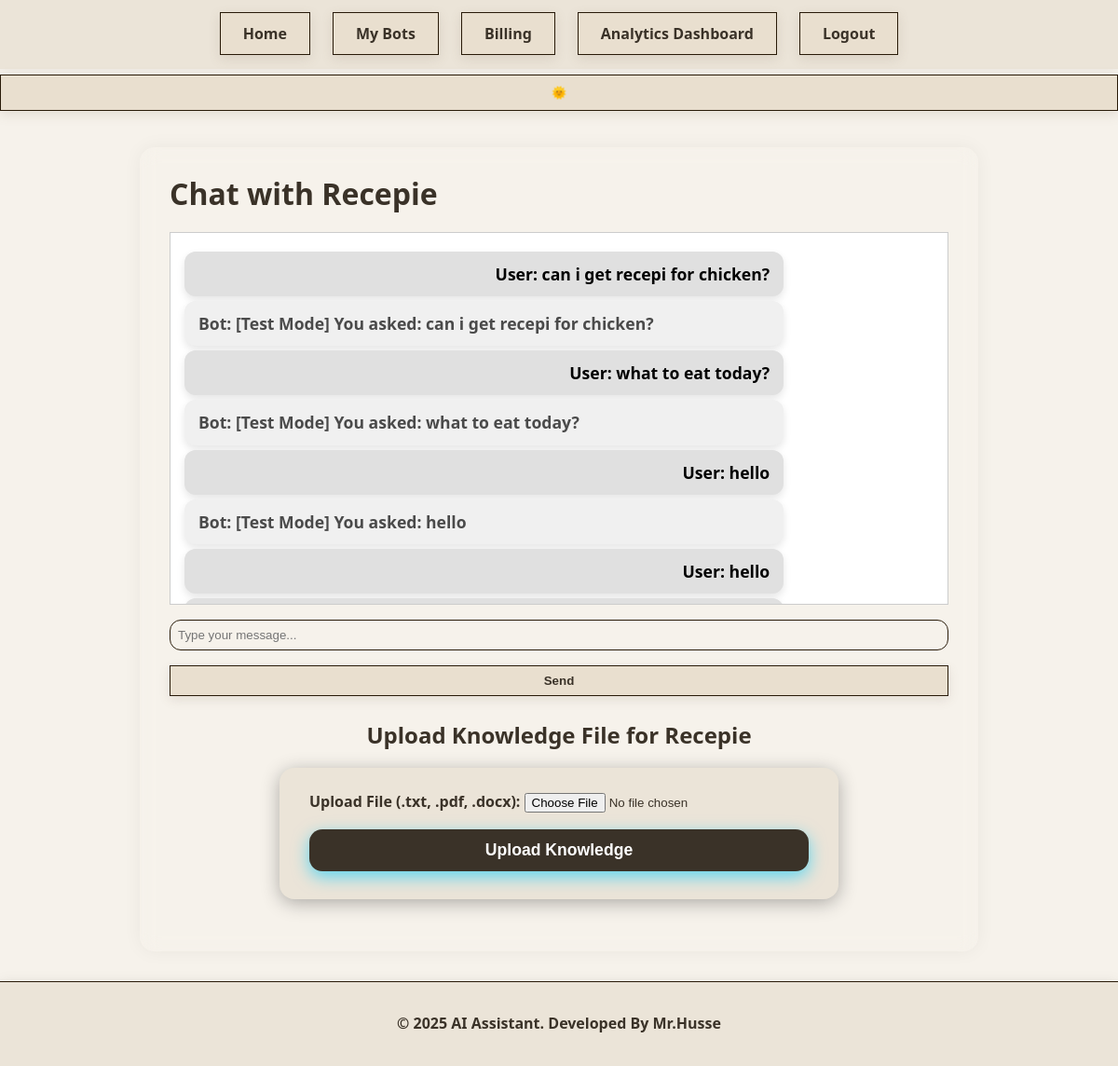
Page /bots/10/playground/ (signed in) on the committed database.
### ai_assistant/bots/models.py (models this page shows, shortened)
class Bot(models.Model):
    CATEGORY_CHOICES = [
        ('art', 'Art'),
        ('business', 'Business'),
        ('career', 'Career'),
        ('community', 'Community'),
        ('culture', 'Culture'),
        ('current_affairs', 'Current Affairs'),
        ('education', 'Education'),
        ('entrepreneurship', 'Entrepreneurship'),
        ('entertainment', 'Entertainment'),
        ('environment', 'Environment'),
        ('events', 'Events'),
        ('fashion', 'Fashion'),
        ('finance', 'Finance'),
        ('fitness', 'Fitness'),
        ('food', 'Food'),
        ('funny', 'Funny'),
        ('gaming', 'Gaming'),
        ('gardening', 'Gardening'),
        ('general', 'General'),
        ('hobbies', 'Hobbies'),
        ('history', 'History'),
        ('home_improvement', 'Home Improvement'),
        ('innovation', 'Innovation'),
        ('interview_preparation', 'Interview Preparation'),
        ('job_search', 'Job Search'),
        ('language', 'Language'),
        ('leadership', 'Leadership'),
        ('lifestyle', 'Lifestyle'),
        ('local', 'Local'),
        ('management', 'Management'),
        ('marketing', 'Marketing'),
        ('mental_health', 'Mental Health'),
        ('music', 'Music'),
        ('news', 'News'),
        ('other', 'Other'),
        ('parenting', 'Parenting'),
        ('pets', 'Pets'),
        ('philosophy', 'Philosophy'),
        ('politics', 'Politics'),
        ('productivity', 'Productivity'),
        ('relationships', 'Relationships'),
        ('resume_building', 'Resume Building'),
        ('sales', 'Sales'),
        ('science', 'Science'),
        ('self_improvement', 'Self Improvement'),
        ('shopping', 'Shopping'),
        ('society', 'Society'),
        ('spirituality', 'Spirituality'),
        ('sports', 'Sports'),
        ('support', 'Support'),
        ('sustainability', 'Sustainability'),
        ('tech', 'Tech'),
        ('technology', 'Technology'),
        ('therapy', 'Therapy'),
        ('travel', 'Travel'),
        ('wellbeing', 'Wellbeing'),
        ('wellness', 'Wellness'),
        ('3-D Printing', '3-D Printing'),
    ]
    name = models.CharField(max_length=100)
    description = models.TextField(blank=True)
    owner = models.ForeignKey(User, on_delete=models.CASCADE)
    created_at = models.DateTimeField(auto_now_add=True)
    personality = models.TextField(default="I am a helpful and friendly assistant.")
    category = models.CharField(max_length=23, choices=CATEGORY_CHOICES, default='general')

class ChatMessage(models.Model):
    bot = models.ForeignKey(Bot, on_delete=models.CASCADE, related_name='chat_messages')
    user = models.ForeignKey(User, on_delete=models.CASCADE)
    message = models.TextField()
    sender = models.CharField(max_length=10, choices=[('user', 'User'), ('bot', 'Bot')])
    timestamp = models.DateTimeField(auto_now_add=True)

### ai_assistant/bots/views.py (the view, shortened to what this page needs)
# urls.py: path('<int:bot_id>/playground/', views.bot_chat_playground, name='playground'),
@login_required
@csrf_protect
def bot_chat_playground(request, bot_id):
    bot = get_object_or_404(Bot, id=bot_id, owner=request.user)
    from .models import KnowledgeChunk
    knowledge_form = KnowledgeBaseForm()
    chat_messages = ChatMessage.objects.filter(bot=bot, user=request.user).order_by('timestamp')
    return render(request, 'bots/playground.html', {
        'bot': bot,
        'chat_messages': chat_messages,
        'knowledge_form': knowledge_form,
    })

### ai_assistant/bots/forms.py (shortened to what this page needs)
class KnowledgeBaseForm(forms.ModelForm):
    manual_text = forms.CharField(
        widget=forms.Textarea(attrs={
            'rows': 5,
            'placeholder': 'Or paste your text here...'
        }),
        required=False,
        label='Manual Text (optional)'
    )
    class Meta:
        model = KnowledgeBase
        fields = ['file']

### ai_assistant/templates/bots/playground.html (shortened to what this page needs)
{% extends "base.html" %}
{% load static %}
{% block content %}
<h1>Chat with {{ bot.name }}</h1>
<div id="chat-box"
    style="border:1px solid #ccc; padding: 15px; height: 400px; overflow-y: auto; background: #fff; margin-bottom: 10px;">
    {% for message in chat_messages %}
    <div class="chat-message {{ message.sender }}">
        <strong>{{ message.sender|capfirst }}:</strong> {{ message.message|linebreaksbr }}
    </div>
    {% endfor %}
</div>
<form id="chat-form" method="post" autocomplete="off" style="display:flex; gap: 10px; margin-bottom: 1rem;">
    <input id="chat-input" type="text" name="message" placeholder="Type your message..."
        style="flex-grow: 1; padding: 8px;" required />
    <button type="submit" style="padding: 8px 15px;">Send</button>
</form>
<h2 style="text-align:center; margin-bottom: 1rem;">Upload Knowledge File for {{ bot.name }}</h2>
<form method="post" enctype="multipart/form-data" class="upload-knowledge-container">
    <div class="form-group">
        <label for="{{ knowledge_form.file.id_for_label }}" style="font-weight:bold;">
            Upload File (.txt, .pdf, .docx):
        </label>
        {{ knowledge_form.file }}
    </div>
    <button type="submit" class="btn btn-primary" style="margin-top: 0.5rem;">Upload Knowledge</button>
</form>
{% endblock %}

### ai_assistant/templates/base.html (shortened to what this page needs)
{% load static %}
<!DOCTYPE html>
<html lang="en">
<head>
  <link rel="stylesheet" href="{% static 'css/styles.css' %}?v=2" />
</head>
<body>
  <nav>
    <ul>
      <li><a href="/">Home</a></li>
      {% if user.is_authenticated %}
      <li><a href="/bots/">My Bots</a></li>
      <li><a href="/payments/">Billing</a></li>
      {% if user.is_staff %}
      <li><a href="{% url 'bots:analytics' %}">Analytics Dashboard</a></li>
      {% endif %}
      <li style="position: relative;">
        <a href="#" onclick="document.getElementById('logout-form').submit(); return false;" class="nav-btn">
          Logout
        </a>
      </li>
      {% else %}
      <li><a href="/accounts/login/">Login</a></li>
      <li><a href="/accounts/register/">Register</a></li>
      {% endif %}
    </ul>
  </nav>
  <button id="toggleTheme" class="toggle-theme" aria-label="Toggle theme">
    <span id="theme-icon">🌙</span>
  </button>
  <main>{% block content %}{% endblock %}</main>
  <footer>
    <p>&copy; 2025 AI Assistant. Developed By Mr.Husse</p>
  </footer>
</body>
</html>

### ai_assistant/static/css/styles.css (style rules this page uses)
* { margin: 0; padding: 0; box-sizing: border-box; }
:root { --bg-color: #f6f2eb; --text-color: #3a3228; --nav-bg: #ebe4d8; --button-bg: #e9dfcf; --button-text: #3a3228; --button-hover: #d8cdbb; --footer-bg: #ebe4d8; --accent-color: #3a3228; --button-border: #281a08; --button-shadow: 0 4px 12px rgba(120, 100, 80, 0.15); --bot-message-bg: #e8e0d0; --bot-message-text: #3a3228; }
h1 { margin-bottom: 1rem; }
html, body { height: 100%; width: 100%; font-family: 'Segoe UI', Tahoma, Geneva, Verdana, sans-serif; background-color: var(--bg-color); color: var(--text-color); line-height: 1.6; transition: background-color 0.4s ease, color 0.4s ease; display: flex; flex-direction: column; overflow-x: hidden; }
body { min-height: 100vh; flex: 1 0 auto; display: flex; flex-direction: column; }
nav { width: 100%; background: var(--nav-bg); padding: 1.5rem 1rem; flex-shrink: 0; box-shadow: 0 2px 15px rgba(0, 0, 0, 0.05); }
nav ul { max-width: 900px; margin: 0 auto; padding: 0; display: flex; flex-wrap: wrap; justify-content: center; align-items: center; gap: 1.5rem; list-style: none; width: 100%; }
main { flex: 1 0 auto; width: 100%; max-width: 900px; margin: 2rem auto; padding: 1.5rem 2rem; background: rgba(255, 255, 255, 0.02); border-radius: 16px; backdrop-filter: blur(10px); box-shadow: 0 0 20px rgba(0, 0, 0, 0.05); transition: all 0.4s ease; }
nav a, .nav-btn, #toggleTheme, button, .bot-actions a, .chat-playground button, .subscribe-button { background: var(--button-bg); color: var(--button-text); border: 1px solid var(--button-border); padding: 0.7rem 1.5rem; border-radius: 0px; font-weight: 600; cursor: pointer; text-decoration: none; backdrop-filter: blur(4px); box-shadow: var(--button-shadow); transition: all 0.3s ease; white-space: nowrap; flex-shrink: 0; margin: 0.4rem 0; width: auto; max-width: 100%; text-align: center; }
footer { width: 100%; background: var(--footer-bg); padding: 2rem 1rem; text-align: center; font-size: 1rem; font-weight: bold; color: var(--button-text); box-shadow: 0 -2px 12px rgba(0, 0, 0, 0.05); flex-shrink: 0; border-top: 1px solid var(--button-border); }
form { display: flex; flex-direction: column; gap: 1.5rem; margin-top: 1rem; }
input[type="text"], input[type="email"], input[type="password"], textarea { padding: 0.8rem; border: 1px solid var(--button-border); border-radius: 12px; background-color: rgba(255, 255, 255, 0.02); color: var(--text-color); transition: border 0.3s ease, background-color 0.3s ease; }
.btn { background: var(--button-bg); color: var(--button-text); border: 1px solid var(--button-border); padding: 0.6rem 1.2rem; border-radius: 10px; font-weight: 600; text-decoration: none; box-shadow: var(--button-shadow); transition: all 0.3s ease; cursor: pointer; white-space: nowrap; user-select: none; text-align: center; }
.btn-primary { background: var(--accent-color); color: #fff; border: none; box-shadow: 0 4px 12px rgba(167, 111, 47, 0.4); }
.chat-message.bot { background-color: var(--bot-message-bg); color: var(--bot-message-text); text-align: left; margin: 5px 0; font-weight: bold; font-size: 1.1rem; padding: 10px 15px; border-radius: 12px; box-shadow: 0 4px 8px rgba(0, 0, 0, 0.1); max-width: 80%; word-wrap: break-word; transition: background-color 0.3s ease, color 0.3s ease; }
.chat-message.user { text-align: right; color: var(--text-color); margin: 5px 0; font-weight: bold; font-size: 1.1rem; background-color: var(--button-bg); padding: 10px 15px; border-radius: 12px; box-shadow: 0 4px 8px rgba(0, 0, 0, 0.1); max-width: 80%; word-wrap: break-word; transition: background-color 0.3s ease, color 0.3s ease; }

### rows in the picture
Bot: name "Recepie"
ChatMessage: sender "User", message "can i get recepi for chicken?"
ChatMessage: sender "Bot", message "[Test Mode] You asked: can i get recepi for chicken?"
ChatMessage: sender "User", message "what to eat today?"
ChatMessage: sender "Bot", message "[Test Mode] You asked: what to eat today?"
ChatMessage: sender "User", message "hello"
ChatMessage: sender "Bot", message "[Test Mode] You asked: hello"
ChatMessage: sender "User", message "hello"
